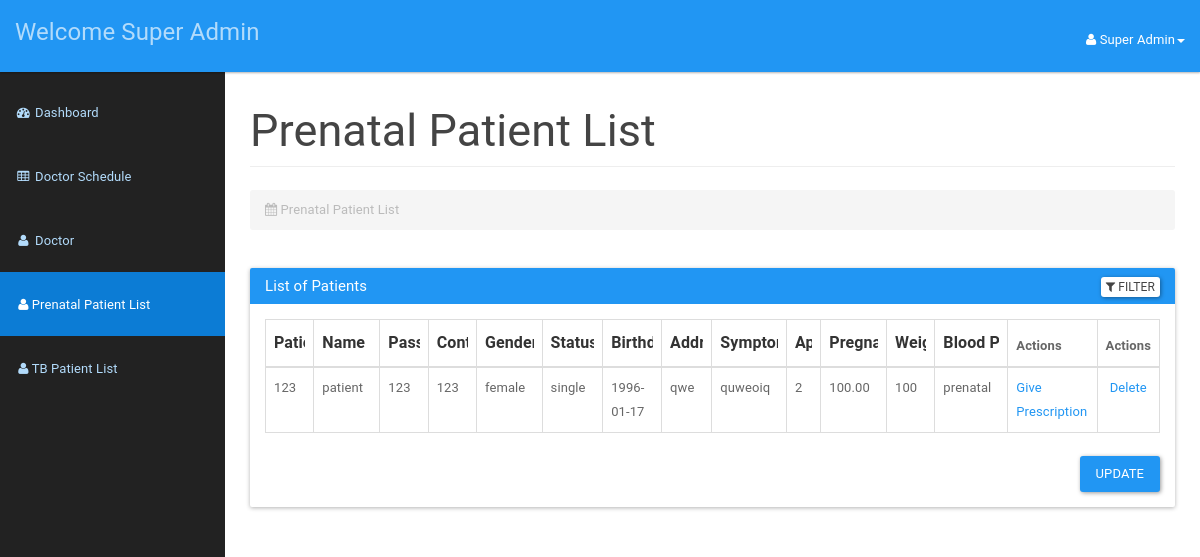
Before: /doctor/patientlist.php (signed in) with the older database file.
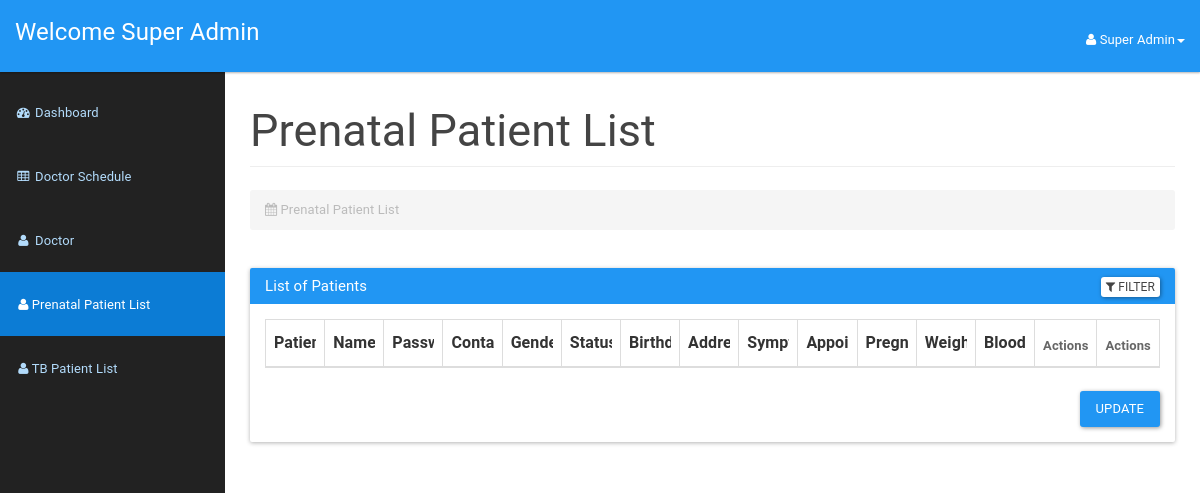
After: the same page with the newer database file.
### tables this page shows
CREATE TABLE `doctor` (
  `icDoctor` bigint(12) NOT NULL,
  `password` varchar(20) NOT NULL,
  `doctorId` int(3) NOT NULL,
  `doctorFirstName` varchar(50) NOT NULL,
  `doctorLastName` varchar(50) NOT NULL,
  `doctorAddress` varchar(100) NOT NULL,
  `doctorPhone` varchar(15) NOT NULL,
  `doctorEmail` varchar(20) NOT NULL,
  `doctorDOB` date NOT NULL,
  `doctorRole` varchar(255) DEFAULT NULL
);

CREATE TABLE `appointment` (
  `appId` int(3) NOT NULL,
  `philhealthId` bigint(12) NOT NULL,
  `scheduleId` int(10) NOT NULL,
  `appSymptom` varchar(100) NOT NULL,
  `appComment` varchar(100) NOT NULL,
  `status` varchar(10) NOT NULL DEFAULT 'process',
  `pregnancyWeek` varchar(255) DEFAULT NULL,
  `weight` varchar(255) DEFAULT NULL,
  `bloodPressure` varchar(20) DEFAULT NULL
);

CREATE TABLE `patient` (
  `philhealthId` bigint(12) NOT NULL,
  `password` varchar(20) NOT NULL,
  `patientFirstName` varchar(20) NOT NULL,
  `patientLastName` varchar(20) NOT NULL,
  `patientMaritialStatus` varchar(10) NOT NULL,
  `patientDOB` date NOT NULL,
  `patientGender` varchar(10) NOT NULL,
  `patientAddress` varchar(100) NOT NULL,
  `patientPhone` varchar(15) NOT NULL,
  `patientEmail` varchar(100) NOT NULL,
  `appointmentType` enum('tb','prenatal') NOT NULL DEFAULT 'tb'
);

### doctor/patientlist.php (the view, shortened to what the changed rows need)
<?php
include_once '../assets/conn/dbconnect.php';
$usersession = $_SESSION['doctorSession'];
$res = mysqli_query($con, "SELECT * FROM doctor WHERE doctorId=" . $usersession);
$userRow = mysqli_fetch_array($res, MYSQLI_ASSOC);
?>
<!DOCTYPE html>
<html lang="en">
<head>
    <link href="assets/css/material.css" rel="stylesheet">
    <link href="assets/css/sb-admin.css" rel="stylesheet">
    <link href="assets/css/time/bootstrap-clockpicker.css" rel="stylesheet">
    <link href="assets/css/style.css" rel="stylesheet">
    <link href="assets/font-awesome/css/font-awesome.css" rel="stylesheet">
</head>
<body>
    <div id="wrapper">
        <nav class="navbar navbar-inverse navbar-fixed-top" role="navigation">
            <div class="navbar-header">
                <a class="navbar-brand" href="doctordashboard.php">
                    <?php
                    if ($userRow['doctorRole'] == 'superAdmin') {
                        echo "Welcome " . $userRow['doctorFirstName'] . " " . $userRow['doctorLastName'];
                    } else {
                        echo "Welcome Dr " . $userRow['doctorFirstName'] . " " . $userRow['doctorLastName'];
                    }
                    ?>
                </a>
            </div>
            <ul class="nav navbar-right top-nav">
                <li class="dropdown">
                    <a href="#" class="dropdown-toggle" data-toggle="dropdown"><i class="fa fa-user"></i>
                        <?php echo $userRow['doctorFirstName']; ?>
                        <?php echo $userRow['doctorLastName']; ?><b class="caret"></b>
                    </a>
                </li>
            </ul>
        </nav>
        <div id="page-wrapper">
            <div class="container-fluid">
                <div class="row">
                    <div class="col-lg-12">
                        <h2 class="page-header">
                            Prenatal Patient List
                        </h2>
                    </div>
                </div>
                <div class="panel panel-primary filterable">
                    <div class="panel-body">
                        <table class="table table-hover table-bordered">
                            <thead>
                                <tr class="filters">
                                    <th><input type="text" class="form-control" placeholder="Patient ID" disabled></th>
                                    <th><input type="text" class="form-control" placeholder="Name" disabled></th>
                                    <th><input type="text" class="form-control" placeholder="Password" disabled></th>
                                    <th><input type="text" class="form-control" placeholder="ContactNo." disabled></th>
                                    <th><input type="text" class="form-control" placeholder="Gender" disabled></th>
                                    <th><input type="text" class="form-control" placeholder="Status" disabled></th>
                                    <th><input type="text" class="form-control" placeholder="Birthdate" disabled></th>
                                    <th><input type="text" class="form-control" placeholder="Address" disabled></th>
                                    <th><input type="text" class="form-control" placeholder="Symptoms" disabled></th>
                                    <th><input type="text" class="form-control" placeholder="Appointment Type" disabled></th>
                                    <th><input type="text" class="form-control" placeholder="Pregnancy Week" disabled></th>
                                    <th><input type="text" class="form-control" placeholder="Weight" disabled></th>
                                    <th><input type="text" class="form-control" placeholder="Blood Pressure" disabled></th>
                                    <th>Actions</th>
                                    <th>Actions</th>
                                </tr>
                            </thead>
                            <?php
                            $appointmentTypeFilter = '';
                            $result = mysqli_query($con, "SELECT a.*, c.*, d.appSymptom, a.appointmentType,
                                      d.pregnancyWeek, d.weight, d.bloodPressure
                               FROM patient a
                               JOIN appointment d ON a.philhealthId = d.philhealthId
                               LEFT JOIN doctorschedule c ON d.scheduleId = c.scheduleId
                               WHERE 1 $appointmentTypeFilter
                               ORDER BY d.appId DESC");
                            while ($patientRow = mysqli_fetch_array($result)) {
                                echo "<tbody>";
                                echo "<tr>";
                                echo "<td>" . $patientRow['philhealthId'] . "</td>";
                                echo "<td>" . $patientRow['patientLastName'] . "</td>";
                                echo "<td>" . $patientRow['password'] . "</td>";
                                echo "<td>" . $patientRow['patientPhone'] . "</td>";
                                echo "<td>" . $patientRow['patientGender'] . "</td>";
                                echo "<td>" . $patientRow['patientMaritialStatus'] . "</td>";
                                echo "<td>" . $patientRow['patientDOB'] . "</td>";
                                echo "<td>" . $patientRow['patientAddress'] . "</td>";
                                echo "<td>" . $patientRow['appSymptom'] . "</td>";
                                echo "<td>" . $patientRow['pregnancyWeek'] . "</td>";
                                echo "<td>" . $patientRow['weight'] . "</td>";
                                echo "<td>" . $patientRow['bloodPressure'] . "</td>";
                                echo "<td>" . $patientRow['appointmentType'] . "</td>";
                                if ($patientRow['appointmentType'] == 'prenatal') {
                                    echo "<td class=''><a href='prenatalPrescription.php?philhealthId=" . $patientRow['philhealthId'] . "' class='prescription-btn'>Give Prescription</a></td>";
                                } else if ($patientRow['appointmentType'] == 'tb') {
                                    echo "<td class=''><a href='tbPrescription.php?philhealthId=" . $patientRow['philhealthId'] . "' class='prescription-btn'>Give Prescription</a></td>";
                                }
                                echo "<form method='POST'>";
                                echo "<td class='text-center'><a href='#' id='" . $patientRow['philhealthId'] . "' class='delete'>Delete</a>
                            </td>";
                            }
                            echo "</tr>";
                            echo "</tbody>";
                            echo "</table>";
                            ?>
                    </div>
                </div>
            </div>
        </div>
</body>
</html>

Changed rows visible on the page:
removed appointment: philhealthId.philhealthId "123", philhealthId.patientLastName "patient", philhealthId.password "123", philhealthId.patientPhone "123", philhealthId.patientGender "female", philhealthId.patientMaritialStatus "single", philhealthId.patientDOB "1996-01-17", philhealthId.patientAddress "qwe", appSymptom "quweoiq", pregnancyWeek "2", weight "100.00", bloodPressure "100", philhealthId.appointmentType "prenatal"
